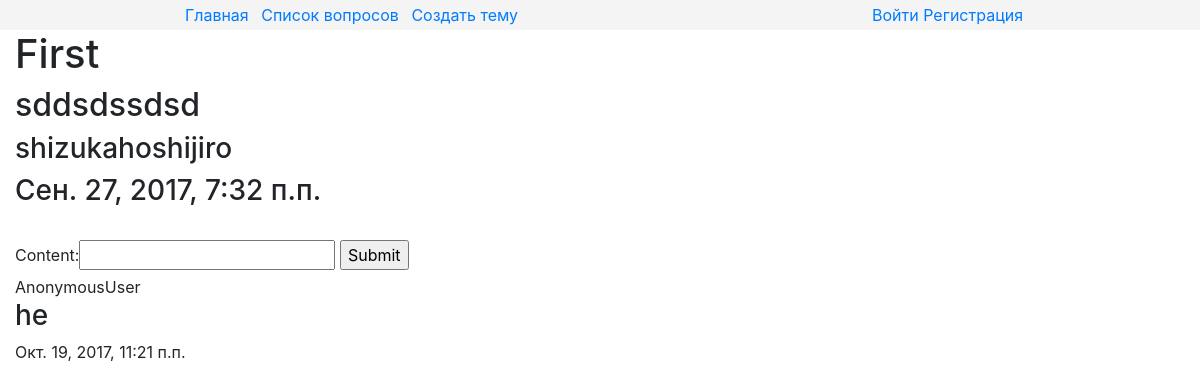
Before: /1/ with the older database file.
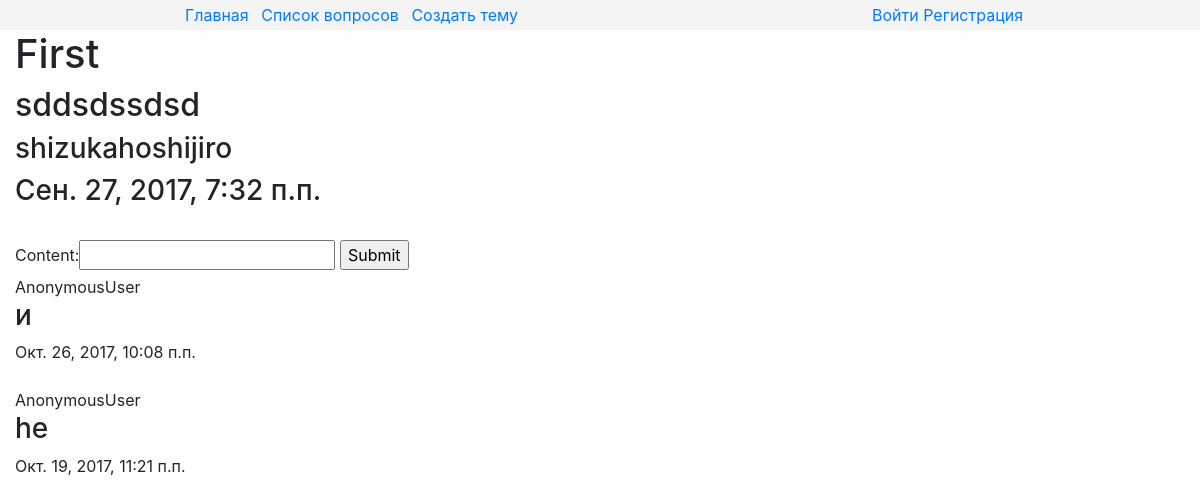
After: the same page with the newer database file.
### comment_app/models.py (models this page shows)
class Comment(models.Model):
    author = models.ForeignKey(settings.AUTH_USER_MODEL,on_delete=PROTECT)
    content = models.CharField(max_length=120)
    pub_date = models.DateTimeField(auto_now_add=True)
    update_date = models.DateTimeField(auto_now=True)
    model_type = models.ForeignKey(ContentType)
    object_id = models.PositiveIntegerField()
    object = GenericForeignKey("model_type","object_id")
    class Meta:
        ordering = ("-pub_date",)

### core/views.py (the view)
# urls.py: url(r"^(?P<pk>\d+)/$", views.TopicDetailView.as_view(), name="detail"),
class TopicDetailView(DetailView):
    model = Topic
    template_name = "core/detail.html"
    def get(self, request, *args, **kwargs):
        self.form = CommentForm
        return super(TopicDetailView, self).get(request,*args,**kwargs)
    def get_context_data(self, **kwargs):
        context = super(TopicDetailView, self).get_context_data(**kwargs)
        context["form"] = self.form
        return context

### core/templates/core/detail.html (shortened to what this page needs)
{% extends "core/patterns/parents/main.html" %}
{% block content %}
    <h1>{{ object.title }}</h1>
    <h2>{{ object.description }}</h2>
    <h3>{{ object.author }}</h3>
    <h3>{{ object.pub_date }}</h3>
    <br>
     <form action="{% url "comment_app:add_comment" %}" method="post">
        {{ form }}
        <input type="submit">
    </form>
    {% for comment in object.comments.all %}
        <div class="comment">
        {{ request.user }}
        <h3>{{ comment.content }}</h3>
        {{ comment.pub_date }}
        </div>
        <br>
    {% endfor %}
{% endblock %}

Changed rows visible on the page:
added Comment: user "AnonymousUser", content "и", pub_date "Окт. 26, 2017, 10:08 п.п."
